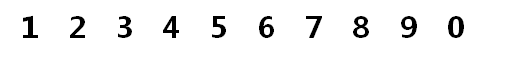
#> input picture Python/case1/images/td2.png, 530 x 62 px
$ python app.py
#> lines starting #> are read from the running program, lines starting #| are printed output that depends on the picture; after the words box and inside, x2 and y2 are one past the last pixel; in counts of white or black regions, pixels touching at a corner belong together
#> further down, template_img is the input picture: shape (62, 530, 3); min 0, max 255, mean 242.3
### Python/case1/utils.py
'''
Author       : Bingqiang Zhou
Date         : 2021-09-08 19:33:07
LastEditors  : Bingqiang Zhou
LastEditTime : 2021-09-09 00:18:36
Description  : 案例一 – 识别0～9印刷体数字
    基于二值图像分析， 通过提取字符的40个特征向量生成字符特征
    其中对每个字符的ROI区域，计算4x5的网格，对每个网络计算像素个数，然后生成20个特征向量。
    在这个过程中充分考虑到浮点数Cell大小与分割，采用基于权重的分割方法，实现网格分割。

    同时对ROI区域进行X-Project与Y-Project方向投影，每个投影直方图分为10个Bins，这样就得到了20个向量:

    分别对上述的结果进行0～1之间的归一化处理，得到最终的每个字符的40个特征向量表示。
    基于字符的特征向量，计算它们之间的L2距离，得到对应的预测结果。

    首先来看一下如何提取40个特征向量， 这个里面涉及到两个很关键的技巧，一个是浮点数权重、一个是归一化，
    浮点数权重是可以提升准确率，归一化在某些程度上是可以保证字符的放缩不变性。
'''

import numpy as np

def extract_feature(roi):

    features = []
    h_roi, w_roi = roi.shape[:2]

    ## 将roi切分为高宽为5x4的block，每一个block的高宽
    h_block, w_block = h_roi / 5., w_roi / 4.
    for y in np.linspace(0, h_roi, 5, endpoint=False):
        for x in np.linspace(0, w_roi, 4, endpoint=False):
            features.append(get_weight_block_value(roi, x, y, h_block, w_block))

    ## 将roi区域按x坐标切分为10个bins进行统计
    w_cells = w_roi / 10.
    for x in np.linspace(0, w_roi, 10, endpoint=False):
        features.append(get_weight_block_value(roi, x, 0, h_roi, w_cells))

    ## 将roi区域按y坐标切分为10个bins进行统计
    h_cells = h_roi / 10.
    for y in np.linspace(0, h_roi, 10, endpoint=False):
        features.append(get_weight_block_value(roi, 0, y, h_cells, w_roi))

    ## 分别归一化三部分特征值
    features = np.array(features)
    features[:20] = features[:20] / max(features[:20])
    features[20:30] = features[20:30] / max(features[20:30])
    features[30:] = features[30:] / max(features[30:])

    return features


def get_weight_block_value(roi, x, y, h_block, w_block):
    h_roi, w_roi = roi.shape[:2]

    # 获取block 右下角的坐标
    x_block, y_block = min(x+w_block, w_roi-1), min(y+h_block, h_roi-1)

    ## 取整，向外扩张为整数区域
    x_int, y_int = int(x), int(y)
    x_block_int, y_block_int = min(int(x_block)+1, w_roi-1), min(int(y_block)+1, h_roi-1)

    ## 统计向外扩张为整数区域中间整数块区域数值
    value = np.sum(roi[y_int:y_block_int, x_int:x_block_int] == 0)

    ## block 左边浮点数区域数值
    left_value = 0
    if x - x_int > 0:
        left_value = (x-x_int) * np.sum(roi[y_int:y_block_int+1, x_int] == 0)
    ## block 上方浮点数区域数值
    top_value = 0
    if y - y_int > 0:
        top_value = (y-y_int) * np.sum(roi[y_int, x_int:x_block_int+1] == 0)
    ## block 右边浮点数区域数值
    right_value = 0
    if x_block_int - x_block > 0:
        right_value = (x_block_int-x_block) * np.sum(roi[y_int:y_block_int+1, x_block_int] == 0)
    ## block 下方浮点数区域数值
    bottom_value = 0
    if y_block_int - y_block > 0:
        bottom_value = (y_block_int-y_block) * np.sum(roi[y_block_int, x_int:x_block_int+1] == 0)

    value = max(value - left_value - top_value - right_value - bottom_value, 0)

    return value


### Python/case1/app.py
'''
Author       : Bingqiang Zhou
Date         : 2021-09-08 18:30:54
LastEditors  : Bingqiang Zhou
LastEditTime : 2021-09-09 00:19:34
Description  : 案例一 – 识别0～9印刷体数字
    实现识别的完整流程

    对输入的图像处理如下：
    1.	二值化
    2.	提取字符ROI区域
    3.	对ROI提取特征向量
    4.	对比特征向量，计算L2距离
    5.	最小距离对应的标签即为该字符预测结果
'''

import cv2 as cv
import numpy as np
from utils import extract_feature

def get_feature(img):
    gray = cv.cvtColor(img, cv.COLOR_BGR2GRAY)
    # 反向二值化，将黑色的数字变为白色，白色背景变成黑色
    retval, binary = cv.threshold(gray, 0, 255, cv.THRESH_BINARY_INV | cv.THRESH_OTSU)
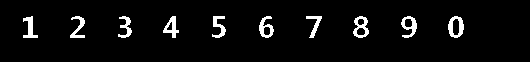
#> binary: shape (62, 530); 4.8% white; 10 white regions
#> retval = 124
    # 定位到各个数字的RoI区域
    contours, hierarchy = cv.findContours(binary, cv.RETR_EXTERNAL, cv.CHAIN_APPROX_SIMPLE)
#> contours = 10 contours; largest, box (x1, y1, x2, y2) and area: (448, 16, 464, 38) 251, (353, 16, 369, 38) 229, (401, 16, 417, 38) 186, (259, 16, 274, 38) 174, (163, 16, 179, 38) 154
    rects = []
    for c in contours:
        rect = cv.boundingRect(c)
        # print(rect)
        rects.append(rect)
        cv.rectangle(img, rect, (0, 0, 255), 1, 8)
#> this loop made 10 passes
#> rect on passes 1 to 10: (448, 16, 16, 22), (401, 16, 16, 22), (353, 16, 16, 22), (306, 16, 16, 22), (259, 16, 15, 22), (212, 16, 14, 22), (163, 16, 16, 22), (118, 16, 14, 22), (70, 16, 15, 22), (23, 16, 15, 22)
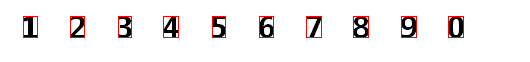
#> img: shape (62, 530, 3); 2.15% of pixels changed, all inside (x1, y1, x2, y2) = (23, 16, 464, 38)
#> after the loop, rects = [(448, 16, 16, 22), (401, 16, 16, 22), (353, 16, 16, 22), (306, 16, 16, 22), (259, 16, 15, 22), (212, 16, 14, 22), (163, 16, 16, 22), (118, 16, 14, 22), (70, 16, 15, 22), (23, 16, 15, 22)]

    # 按左上角x坐标从小到大排列，如图像td1.png，从左到右排列，分别为1-9、0
    rects = sorted(rects, key=lambda x: x[0], reverse=False)
#> rects = [(23, 16, 15, 22), (70, 16, 15, 22), (118, 16, 14, 22), (163, 16, 16, 22), (212, 16, 14, 22), (259, 16, 15, 22), (306, 16, 16, 22), (353, 16, 16, 22), (401, 16, 16, 22), (448, 16, 16, 22)]
    feature_list = []
    for i, r in enumerate(rects):
        x, y, w, h = r
        roi = binary[y:y+h, x:x+w]
        feature = extract_feature(roi)
        feature_list.append(feature)
#> this loop made 10 passes
#> (x, y, w, h, h_block in extract_feature, w_block in extract_feature) on pass 1: (23, 16, 15, 22, 4.4, 3.75)
        # print(f"number {(i + 1) % 10} 's features: ", feature)
    return np.array(feature_list), np.array(rects) # (n, 40), (n, 4)

# 提取模版的数字的特征
# template_img = cv.imread("./images/td1.png")
template_img = cv.imread("./images/td2.png")
template_feature, template_rects = get_feature(template_img) # 1-9、0

## 提取测试图像的特征
# test_img = cv.imread("./images/digit-01.png")
test_img = cv.imread("./images/digit-02.png")
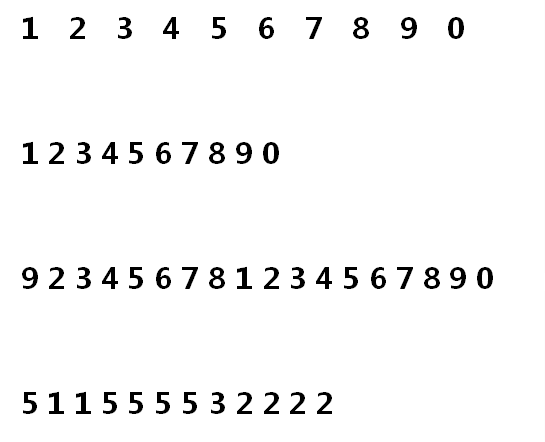
#> input picture Python/case1/images/digit-02.png, 545 x 442 px
#> test_img is the input picture: shape (442, 545, 3); min 0, max 255, mean 246.5
test_feature, test_rects = get_feature(test_img)
#> in get_feature (call 2), `retval, binary = cv.threshold(gray, 0, 255, cv.THRESH_BINARY_INV | cv...`:
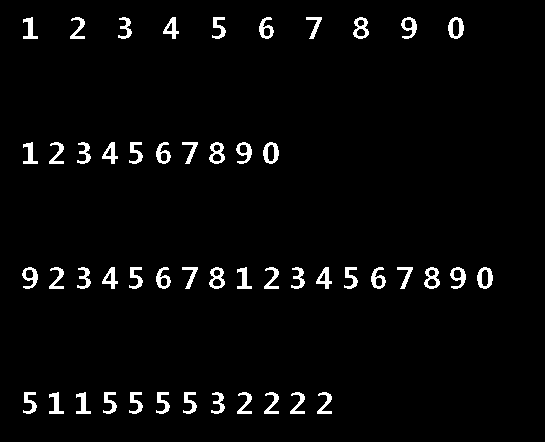
#> binary: shape (442, 545); 3.2% white; 50 white regions, largest, box (x1, y1, x2, y2) and area: (448, 17, 464, 39) 192, (263, 142, 279, 164) 192, (477, 267, 493, 289) 192
#> the loop in get_feature (call 2), `for c in contours:` made 50 passes
#> after the loop in get_feature (call 2), `for c in contours:`:
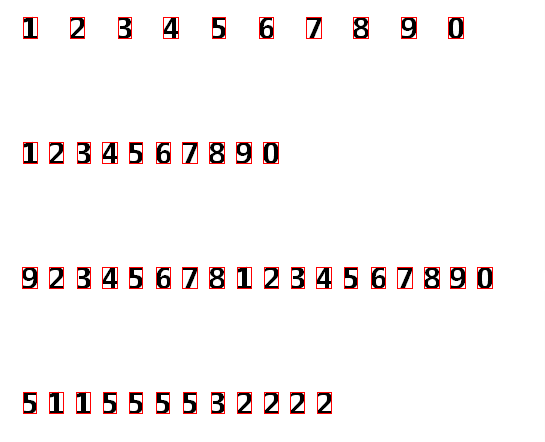
#> img: shape (442, 545, 3); 1.46% of pixels changed, all inside (x1, y1, x2, y2) = (22, 17, 493, 414)
#> the loop in get_feature (call 2), `for i, r in enumerate(rects):` made 50 passes
#> r on passes 1 to 12: (22, 267, 16, 22), (23, 392, 14, 22), (23, 142, 15, 22), (23, 17, 15, 22), (49, 392, 15, 22), (49, 267, 15, 22), (49, 142, 15, 22), (70, 17, 15, 22), (76, 392, 15, 22), (77, 267, 14, 22), (77, 142, 14, 22), (102, 267, 16, 22)
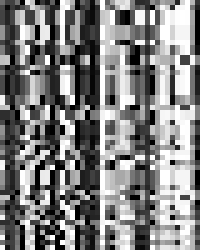
#> test_feature: shape (50, 40) float64 (shown 5 times larger); min 0, max 1, mean 0.505

## 计算特征之间的距离，对应距离最小的模版的数字为预测结果
for i in range(len(test_feature)):
    cur_fea = test_feature[i:i+1] # (1, 40)
    x, y, w, h = test_rects[i]
    dist = np.linalg.norm(cur_fea - template_feature, axis=1)
    index = np.argmin(dist)
    predict_number = int((index + 1) % 10)
    # 可视化 结果
    cv.putText(test_img, str(predict_number), (x, y+h+15), cv.FONT_HERSHEY_SIMPLEX, 0.5, (255, 0, 0))
#> this loop made 50 passes
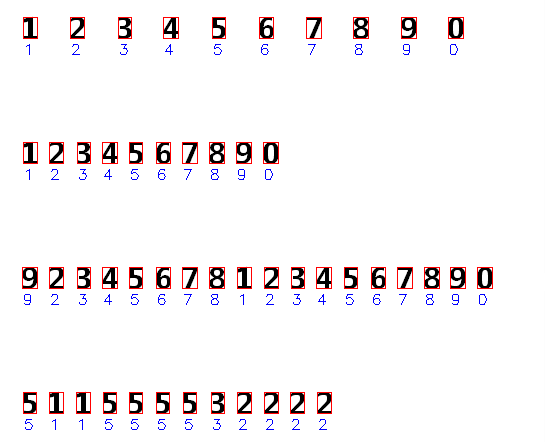
#> test_img: shape (442, 545, 3); 0.52% of pixels changed, all inside (x1, y1, x2, y2) = (24, 44, 487, 430)

cv.imshow("template", template_img)
cv.imshow("test_img", test_img)
cv.waitKey(0)
cv.destroyAllWindows()
